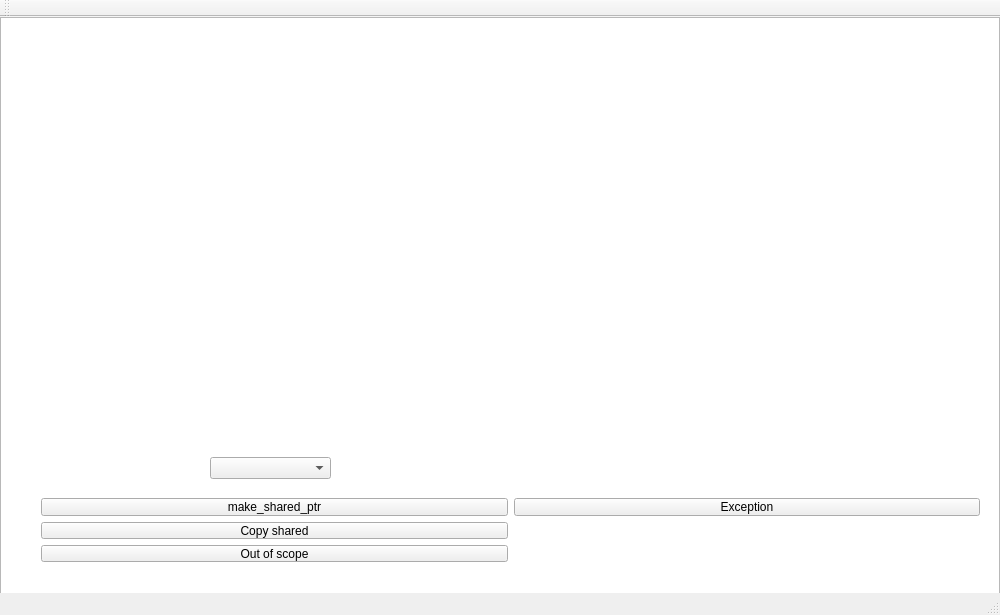
<?xml version="1.0" encoding="UTF-8"?>
<ui version="4.0">
 <class>MainwindowClass</class>
 <widget class="QMainWindow" name="MainwindowClass">
  <property name="geometry">
   <rect>
    <x>0</x>
    <y>0</y>
    <width>1000</width>
    <height>615</height>
   </rect>
  </property>
  <property name="windowTitle">
   <string>Mainwindow</string>
  </property>
  <widget class="QWidget" name="centralWidget">
   <widget class="QGraphicsView" name="graphicsView">
    <property name="geometry">
     <rect>
      <x>0</x>
      <y>0</y>
      <width>1000</width>
      <height>615</height>
     </rect>
    </property>
   </widget>
   <widget class="QWidget" name="gridLayoutWidget">
    <property name="geometry">
     <rect>
      <x>30</x>
      <y>470</y>
      <width>961</width>
      <height>86</height>
     </rect>
    </property>
    <layout class="QGridLayout" name="gridLayout">
     <item row="0" column="0">
      <widget class="QPushButton" name="pushButton">
       <property name="text">
        <string>make_shared_ptr</string>
       </property>
      </widget>
     </item>
     <item row="0" column="1">
      <widget class="QPushButton" name="pushButton_4">
       <property name="text">
        <string>Exception</string>
       </property>
      </widget>
     </item>
     <item row="1" column="0">
      <widget class="QPushButton" name="pushButton_2">
       <property name="text">
        <string>Copy shared</string>
       </property>
      </widget>
     </item>
     <item row="2" column="0">
      <widget class="QPushButton" name="pushButton_3">
       <property name="text">
        <string>Out of scope</string>
       </property>
      </widget>
     </item>
    </layout>
   </widget>
   <widget class="QComboBox" name="comboBox">
    <property name="geometry">
     <rect>
      <x>210</x>
      <y>440</y>
      <width>121</width>
      <height>22</height>
     </rect>
    </property>
   </widget>
  </widget>
  <widget class="QMenuBar" name="menuBar">
   <property name="geometry">
    <rect>
     <x>0</x>
     <y>0</y>
     <width>1000</width>
     <height>22</height>
    </rect>
   </property>
  </widget>
  <widget class="QToolBar" name="mainToolBar">
   <attribute name="toolBarArea">
    <enum>TopToolBarArea</enum>
   </attribute>
   <attribute name="toolBarBreak">
    <bool>false</bool>
   </attribute>
  </widget>
  <widget class="QStatusBar" name="statusBar"/>
 </widget>
 <layoutdefault spacing="6" margin="11"/>
 <resources>
  <include location="Mainwindow.qrc"/>
 </resources>
 <connections/>
</ui>
